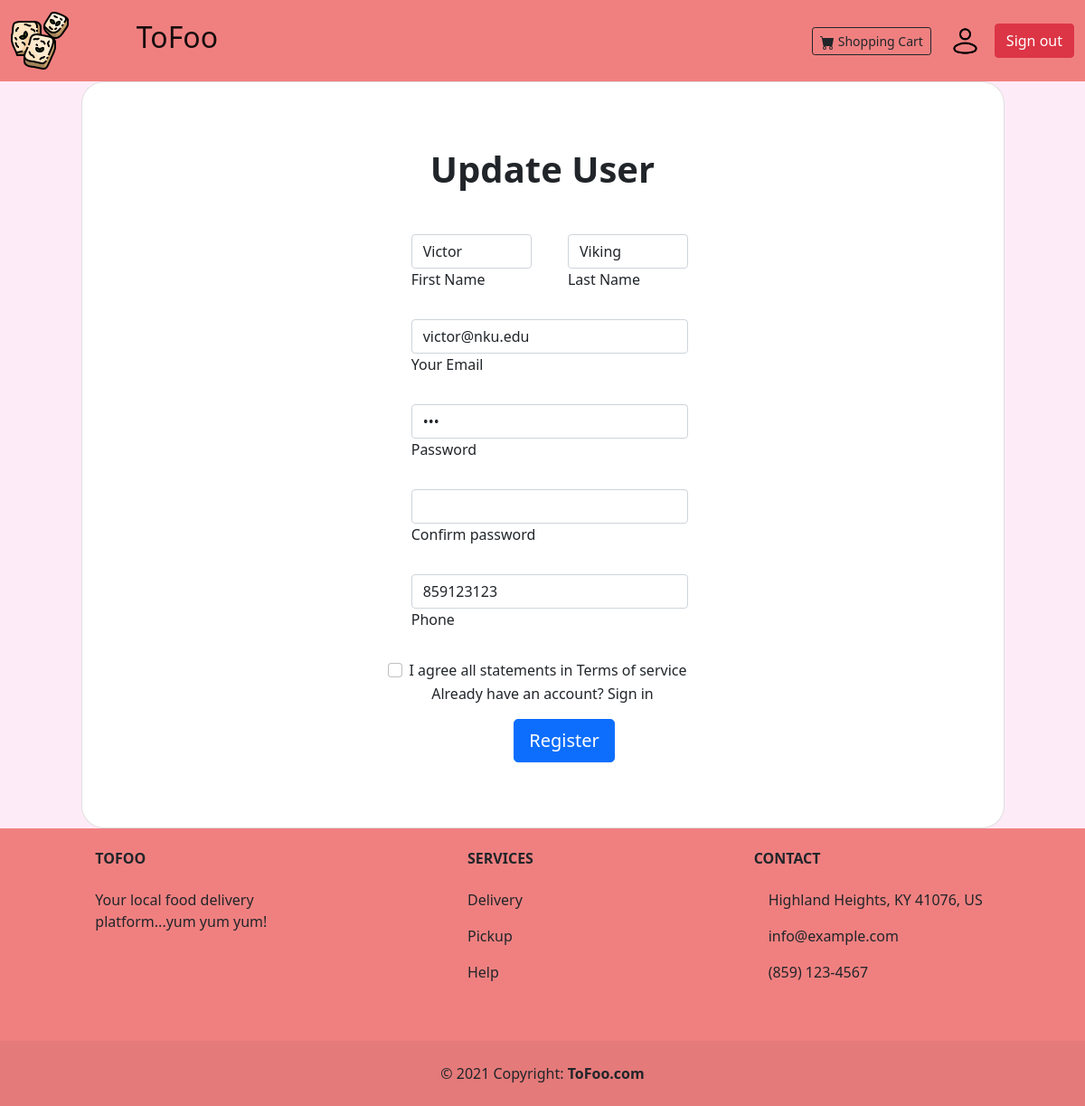
Screenshot of /App/modifyUser.php?user_ID=66 (signed in) with the database file from the repository.
### tables this page shows
CREATE TABLE `user` (
  `ID` int(8) NOT NULL,
  `firstName` varchar(32) NOT NULL,
  `lastName` varchar(32) NOT NULL,
  `email` varchar(32) NOT NULL,
  `password` varchar(16) NOT NULL,
  `phone` int(16) NOT NULL,
  `role` tinyint(1) NOT NULL
);

### Classes/UserClass.php (called while the page is built, shortened)
<?php
class User
{
  static function getUserByID($connection, $userID)
  {
    $query = $connection->prepare('SELECT * FROM user WHERE ID=?');
    $query->execute([$userID]);
    $user = $query->fetch();
    return $user;
  }
}

### App/modifyUser.php (the view, shortened to what this page needs)
<?php
require_once('../Home/Header.php');
require_once('../Settings/Connection.php');
require_once('../Classes/UserClass.php');
$user = User::getUserByID($connection, $_GET['user_ID']);
?>
<section>
  <div class="container h-100">
    <div class="row d-flex justify-content-center align-items-center h-100">
      <div class="col-lg-12 col-xl-11">
        <div class="card text-black" style="border-radius: 25px;">
          <div class="card-body p-md-5">
            <div class="row justify-content-center">
              <div class="col-md-10 col-lg-6 col-xl-5 order-2 order-lg-1">
                <p class="text-center h1 fw-bold mb-5 mx-1 mx-md-4 mt-4">Update User</p>
                <form class="mx-1 mx-md-4" method="POST">
                  <div class="row">
                    <div class="col-md-6">
                      <div class="d-flex flex-row align-items-center mb-4">
                        <div class="form-outline flex-fill mb-0">
                          <input name="firstName" type="text" id="form3Example1c" class="form-control" value="<?= $user['firstName'] ?>" required />
                          <label class="form-label" for="form3Example1c">First Name</label>
                        </div>
                      </div>
                    </div>
                    <div class="col-md-6">
                      <div class="d-flex flex-row align-items-center mb-4">
                        <div class="form-outline flex-fill mb-0">
                          <input name="lastName" type="text" id="form3Example1c" class="form-control" value="<?= $user['lastName'] ?>" required />
                          <label class="form-label" for="form3Example1c">Last Name</label>
                        </div>
                      </div>
                    </div>
                    <div class="d-flex flex-row align-items-center mb-4">
                      <div class="form-outline flex-fill mb-0">
                        <input name="email" type="email" id="form3Example3c" class="form-control" value="<?= $user['email'] ?>" placeholder="abc@gmail.com" required />
                        <label class="form-label" for="form3Example3c">Your Email</label>
                      </div>
                    </div>
                    <div class="d-flex flex-row align-items-center mb-4">
                      <div class="form-outline flex-fill mb-0">
                        <input name="password" type="password" id="form3Example4c" class="form-control" value="<?= $user['password'] ?>" required />
                        <label class="form-label" for="form3Example4c">Password</label>
                      </div>
                    </div>
                    <div class="d-flex flex-row align-items-center mb-4">
                      <div class="form-outline flex-fill mb-0">
                        <input type="password" id="form3Example4cd" class="form-control" required />
                        <label class="form-label" for="form3Example4cd">Confirm password</label>
                      </div>
                    </div>
                    <div class="d-flex flex-row align-items-center mb-4">
                      <div class="form-outline flex-fill mb-0">
                        <input name="phone" type="text" id="form3Example4cd" class="form-control" value="<?= $user['phone'] ?>" required />
                        <label class="form-label" for="form3Example4cd">Phone</label>
                      </div>
                    </div>
                    <div class="form-check d-flex justify-content-center">
                      <input class="form-check-input me-2" type="checkbox" value="" id="form2Example3c" required />
                      <label class="form-check-label" for="form2Example3">
                        I agree all statements in <a href="">Terms of service</a>
                      </label>
                    </div>
                    <div class="d-flex justify-content-center">
                      <p class="form-check-label" for="form2Example3">
                        Already have an account? <a href="Signin.php">Sign in</a>
                      </p>
                    </div>
                    <div class="d-flex justify-content-center mx-4 mb-3 mb-lg-4">
                      <button type="submit" class="btn btn-primary btn-lg">Register</button>
                    </div>
                  </div>
                </form>
              </div>
            </div>
          </div>
        </div>
      </div>
    </div>
  </div>
</section>
<?php
require_once('../Home/Footer.php');
?>

### Theme/style.css (style rules this page uses)
a { color: inherit; text-decoration: inherit; }

### rows the page displays
user: firstName "Victor", lastName "Viking", email "victor@nku.edu", phone "859123123"
